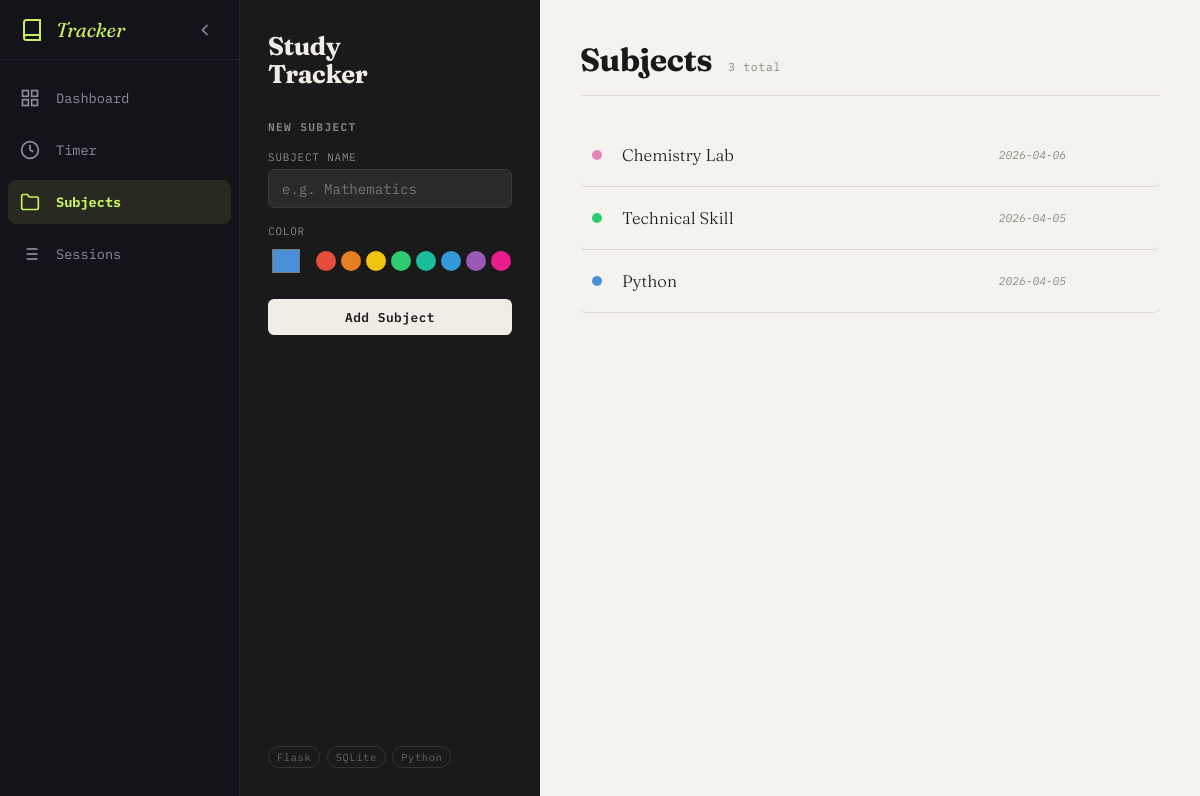
The page / on the database its author committed.
### tables this page shows
CREATE TABLE subjects (
    id         INTEGER PRIMARY KEY AUTOINCREMENT,
    name       TEXT    NOT NULL UNIQUE,          -- no duplicate subject names
    color      TEXT    NOT NULL DEFAULT '#4A90D9' -- hex color for UI
                       CHECK (color LIKE '#______'),  -- must be valid hex (#rrggbb)
    created_at DATETIME DEFAULT CURRENT_TIMESTAMP
);

### app.py (the view)
@app.route("/")
def index():
    conn = get_db()
    subjects = conn.execute(
        "SELECT * FROM subjects ORDER BY created_at DESC"
    ).fetchall()
    conn.close()
    return render_template("subjects.html", subjects=subjects)

### database.py (called while the page is built)
def get_db():
    conn = sqlite3.connect(DATABASE)
    conn.row_factory = sqlite3.Row
    conn.execute("PRAGMA foreign_keys = ON")
    return conn

### templates/subjects.html (shortened to what this page needs)
{% extends "base.html" %}
{% block styles %}
  <link rel="stylesheet" href="{{ url_for('static', filename='subjects.css') }}"/>
  <link rel="stylesheet" href="{{ url_for('static', filename='mini-timer.css') }}"/>
{% endblock %}
{% block content %}
  <div class="subjects-layout">
    <aside class="subjects-sidebar">
      <div class="brand">Study<br/>Tracker</div>
      <form id="subjectForm" action="/subjects/add" method="POST">
        <h2 id="formTitle">New Subject</h2>
        <label for="name">Subject name</label>
        <input id="name" name="name" type="text"
               placeholder="e.g. Mathematics" required autocomplete="off"/>
        <label for="color">Color</label>
        <div class="color-row">
          <input id="color" name="color" type="color" value="#4A90D9"/>
          <div class="swatches">
            {% for c in ["#e74c3c","#e67e22","#f1c40f","#2ecc71","#1abc9c","#3498db","#9b59b6","#e91e8c"] %}
              <button type="button" class="swatch" style="background:{{c}}"
                      data-color="{{c}}" title="{{c}}"></button>
            {% endfor %}
          </div>
        </div>
        <div class="form-actions">
          <button type="submit" id="submitBtn">Add Subject</button>
        </div>
      </form>
      <div class="sidebar-footer">
        <span class="pill">Flask</span>
        <span class="pill">SQLite</span>
        <span class="pill">Python</span>
      </div>
    </aside>
    <main class="main">
      <header class="main-header">
        <h1>Subjects</h1>
        <span class="count">{{ subjects|length }} total</span>
      </header>
      {% if subjects %}
        <ul class="subject-list">
          {% for s in subjects %}
            <li class="subject-row" style="--accent: {{ s['color'] }}"
                data-id="{{ s['id'] }}"
                data-name="{{ s['name'] }}"
                data-color="{{ s['color'] }}">
              <span class="dot"></span>
              <span class="subject-name">{{ s['name'] }}</span>
              <span class="subject-date">
                {{ s['created_at'][:10] }}
              </span>
            </li>
          {% endfor %}
        </ul>
      {% else %}
        <div class="empty">
          <div class="empty-icon">📚</div>
          <p>No subjects yet.<br/>Add your first one →</p>
        </div>
      {% endif %}
    </main>
  </div>
{% endblock %}

### static/sidebar.css (style rules this page uses)
:root { --sidebar-bg: #13131a; --sidebar-border: #22222e; --sidebar-hover: rgba(255, 255, 255, 0.05); --sidebar-active-bg: rgba(200, 240, 96, 0.1); --sidebar-active-text: #c8f060; --sidebar-text: #8e8d9c; --sidebar-width: 240px; --sidebar-collapsed-width: 70px; --sidebar-transition: 0.3s cubic-bezier(0.2, 0.8, 0.2, 1); --app-bg: #0c0c0f; }
body { margin: 0; padding: 0; background: var(--app-bg); overflow-x: hidden; }

### static/subjects.css (style rules this page uses)
*, *::before, *::after { box-sizing: border-box; margin: 0; padding: 0; }
:root { --bg: #f5f3ee; --surface: #ffffff; --ink: #1a1a1a; --muted: #888880; --border: #dddbd4; --danger: #c0392b; --radius: 10px; --mono: "IBM Plex Mono", monospace; --serif: "Fraunces", Georgia, serif; }
body { color: var(--ink); font-family: var(--mono); font-size: 14px; }
.subjects-layout { display: grid; grid-template-columns: 300px 1fr; min-height: 100vh; background: var(--bg); color: var(--ink); }
.subjects-sidebar { background: var(--ink); color: #f0ede6; padding: 2rem 1.75rem; display: flex; flex-direction: column; gap: 2rem; position: sticky; top: 0; height: 100vh; overflow-y: auto; }
.brand { font-family: var(--serif); font-weight: 700; font-size: 1.6rem; line-height: 1.1; color: #f0ede6; letter-spacing: -0.5px; }
.subjects-sidebar h2 { font-family: var(--mono); font-size: 0.7rem; font-weight: 600; letter-spacing: 0.12em; text-transform: uppercase; color: #888; margin-bottom: 1rem; }
label { display: block; font-size: 0.68rem; letter-spacing: 0.08em; text-transform: uppercase; color: #888; margin-bottom: 0.3rem; margin-top: 1rem; }
label:first-of-type { margin-top: 0; }
input[type="text"] { width: 100%; background: #2a2a2a; border: 1px solid #3a3a3a; border-radius: 6px; color: #f0ede6; font-family: var(--mono); font-size: 0.88rem; padding: 0.6rem 0.8rem; outline: none; transition: border-color 0.2s; }
.color-row { display: flex; align-items: center; gap: 0.75rem; }
input[type="color"] { width: 36px; height: 36px; border: none; border-radius: 6px; padding: 2px; cursor: pointer; background: none; flex-shrink: 0; }
.swatches { display: flex; flex-wrap: wrap; gap: 5px; }
.swatch { width: 20px; height: 20px; border-radius: 50%; border: 2px solid transparent; cursor: pointer; transition: transform 0.15s, border-color 0.15s; }
.form-actions { display: flex; gap: 0.5rem; margin-top: 1.25rem; }
button[type="submit"] { flex: 1; background: #f0ede6; color: var(--ink); border: none; border-radius: 6px; font-family: var(--mono); font-size: 0.8rem; font-weight: 600; padding: 0.6rem 1rem; cursor: pointer; letter-spacing: 0.04em; transition: opacity 0.15s, transform 0.15s; }
.sidebar-footer { margin-top: auto; display: flex; flex-wrap: wrap; gap: 0.4rem; }
.pill { font-size: 0.65rem; letter-spacing: 0.06em; padding: 3px 8px; border-radius: 99px; border: 1px solid #333; color: #666; }
.main { padding: 2.5rem 2.5rem; }
.main-header { display: flex; align-items: baseline; gap: 1rem; margin-bottom: 1.75rem; padding-bottom: 1rem; border-bottom: 1px solid var(--border); }
.main-header h1 { font-family: var(--serif); font-weight: 700; font-size: 2rem; letter-spacing: -0.5px; }
.count { font-size: 0.72rem; color: var(--muted); letter-spacing: 0.06em; }
.subject-list { list-style: none; display: flex; flex-direction: column; gap: 0; }
.subject-row { display: grid; grid-template-columns: 14px 1fr auto auto; align-items: center; gap: 1rem; padding: 1rem 0.75rem; border-bottom: 1px solid var(--border); border-radius: 6px; transition: background 0.15s; animation: slideIn 0.3s ease both; }
.dot { width: 10px; height: 10px; border-radius: 50%; background: var(--accent, #888); flex-shrink: 0; }
.subject-name { font-family: var(--serif); font-size: 1.05rem; font-weight: 300; }
.subject-date { font-size: 0.7rem; color: var(--muted); font-style: italic; white-space: nowrap; }

### rows shown on the page
subjects: name "Chemistry Lab", created_at "2026-04-06"
subjects: name "Technical Skill", created_at "2026-04-05"
subjects: name "Python", created_at "2026-04-05"

### other values the page prints
{{ subjects|length }} "3"
